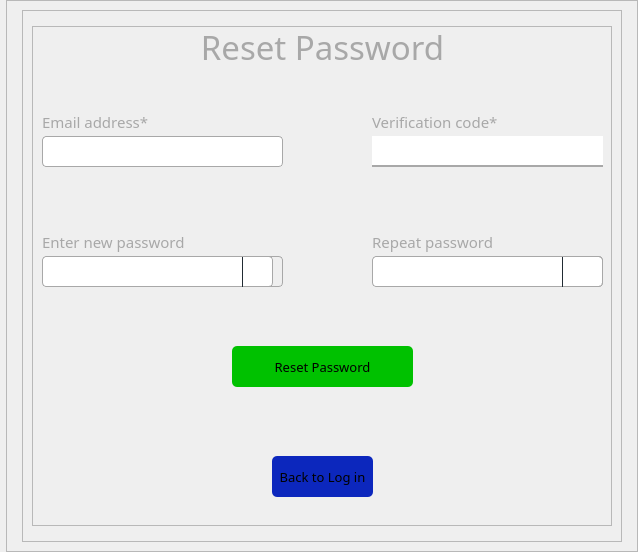
     <widget class="QWidget" name="ResetPassword">
      <layout class="QHBoxLayout" name="horizontalLayout_6">
       <property name="leftMargin">
        <number>0</number>
       </property>
       <property name="topMargin">
        <number>0</number>
       </property>
       <property name="rightMargin">
        <number>0</number>
       </property>
       <property name="bottomMargin">
        <number>0</number>
       </property>
       <item>
        <widget class="QFrame" name="frame_6">
         <property name="maximumSize">
          <size>
           <width>250</width>
           <height>16777215</height>
          </size>
         </property>
         <property name="styleSheet">
          <string notr="true">background-image: url(:/images/images/lock.jpg);</string>
         </property>
         <property name="frameShape">
          <enum>QFrame::StyledPanel</enum>
         </property>
         <property name="frameShadow">
          <enum>QFrame::Raised</enum>
         </property>
        </widget>
       </item>
       <item>
        <widget class="QFrame" name="frame_7">
         <property name="frameShape">
          <enum>QFrame::StyledPanel</enum>
         </property>
         <property name="frameShadow">
          <enum>QFrame::Raised</enum>
         </property>
         <layout class="QHBoxLayout" name="horizontalLayout_12">
          <item>
           <widget class="QFrame" name="frame_33">
            <property name="frameShape">
             <enum>QFrame::StyledPanel</enum>
            </property>
            <property name="frameShadow">
             <enum>QFrame::Raised</enum>
            </property>
           </widget>
          </item>
          <item>
           <widget class="QFrame" name="frame_32">
            <property name="minimumSize">
             <size>
              <width>600</width>
              <height>0</height>
             </size>
            </property>
            <property name="frameShape">
             <enum>QFrame::StyledPanel</enum>
            </property>
            <property name="frameShadow">
             <enum>QFrame::Raised</enum>
            </property>
            <layout class="QVBoxLayout" name="verticalLayout_7">
             <item>
              <widget class="QFrame" name="frame_35">
               <property name="frameShape">
                <enum>QFrame::StyledPanel</enum>
               </property>
               <property name="frameShadow">
                <enum>QFrame::Raised</enum>
               </property>
              </widget>
             </item>
             <item>
              <widget class="QFrame" name="frame_36">
               <property name="minimumSize">
                <size>
                 <width>580</width>
                 <height>500</height>
                </size>
               </property>
               <property name="maximumSize">
                <size>
                 <width>580</width>
                 <height>500</height>
                </size>
               </property>
               <property name="frameShape">
                <enum>QFrame::StyledPanel</enum>
               </property>
               <property name="frameShadow">
                <enum>QFrame::Raised</enum>
               </property>
               <widget class="QLabel" name="label_31">
                <property name="geometry">
                 <rect>
                  <x>340</x>
                  <y>200</y>
                  <width>271</width>
                  <height>31</height>
                 </rect>
                </property>
                <property name="sizeIncrement">
                 <size>
                  <width>0</width>
                  <height>1</height>
                 </size>
                </property>
                <property name="font">
                 <font>
                  <family>Nova Flat</family>
                  <pointsize>11</pointsize>
                 </font>
                </property>
                <property name="styleSheet">
                 <string notr="true">color: rgb(168, 168, 168);

</string>
                </property>
                <property name="text">
                 <string>Repeat password</string>
                </property>
                <property name="alignment">
                 <set>Qt::AlignLeading|Qt::AlignLeft|Qt::AlignVCenter</set>
                </property>
               </widget>
               <widget class="QPushButton" name="pushButton_16">
                <property name="geometry">
                 <rect>
                  <x>240</x>
                  <y>430</y>
                  <width>101</width>
                  <height>41</height>
                 </rect>
                </property>
                <property name="minimumSize">
                 <size>
                  <width>100</width>
                  <height>41</height>
                 </size>
                </property>
                <property name="maximumSize">
                 <size>
                  <width>205</width>
                  <height>41</height>
                 </size>
                </property>
                <property name="font">
                 <font>
                  <family>Nova Flat</family>
                  <pointsize>10</pointsize>
                 </font>
                </property>
                <property name="cursor">
                 <cursorShape>PointingHandCursor</cursorShape>
                </property>
                <property name="styleSheet">
                 <string notr="true">background-color: rgb(12, 39, 189);
border-radius:5px</string>
                </property>
                <property name="text">
                 <string>Back to Log in</string>
                </property>
               </widget>
               <widget class="QPushButton" name="pushButton_13">
                <property name="geometry">
                 <rect>
                  <x>530</x>
                  <y>230</y>
                  <width>41</width>
                  <height>31</height>
                 </rect>
                </property>
                <property name="cursor">
                 <cursorShape>PointingHandCursor</cursorShape>
                </property>
                <property name="styleSheet">
                 <string notr="true">color: rgb(168, 168, 168);
border: 1px solid rgb(168, 168, 168);
border-left: 1px solid rgb(33, 43, 51);
border-radius:4px;
border-top-left-radius: 0px;
border-bottom-left-radius: 0px;


</string>
                </property>
                <property name="text">
                 <string/>
                </property>
                <property name="icon">
                 <iconset resource="resources.qrc">
                  <normaloff>:/icons/icons/icons8-lock-384.png</normaloff>:/icons/icons/icons8-lock-384.png</iconset>
                </property>
                <property name="iconSize">
                 <size>
                  <width>22</width>
                  <height>22</height>
                 </size>
                </property>
               </widget>
               <widget class="QLabel" name="label_28">
                <property name="geometry">
                 <rect>
                  <x>10</x>
                  <y>80</y>
                  <width>271</width>
                  <height>31</height>
                 </rect>
                </property>
                <property name="sizeIncrement">
                 <size>
                  <width>0</width>
                  <height>1</height>
                 </size>
                </property>
                <property name="font">
                 <font>
                  <family>Nova Flat</family>
                  <pointsize>11</pointsize>
                 </font>
                </property>
                <property name="styleSheet">
                 <string notr="true">color: rgb(168, 168, 168);

</string>
                </property>
                <property name="text">
                 <string>Email address*</string>
                </property>
                <property name="alignment">
                 <set>Qt::AlignLeading|Qt::AlignLeft|Qt::AlignVCenter</set>
                </property>
               </widget>
               <widget class="QLabel" name="label_27">
                <property name="geometry">
                 <rect>
                  <x>340</x>
                  <y>80</y>
                  <width>351</width>
                  <height>31</height>
                 </rect>
                </property>
                <property name="sizeIncrement">
                 <size>
                  <width>0</width>
                  <height>1</height>
                 </size>
                </property>
                <property name="font">
                 <font>
                  <family>Nova Flat</family>
                  <pointsize>11</pointsize>
                 </font>
                </property>
                <property name="styleSheet">
                 <string notr="true">color: rgb(168, 168, 168);

</string>
                </property>
                <property name="text">
                 <string>Verification code*</string>
                </property>
                <property name="alignment">
                 <set>Qt::AlignLeading|Qt::AlignLeft|Qt::AlignVCenter</set>
                </property>
               </widget>
               <widget class="QLineEdit" name="lineEdit_13">
                <property name="geometry">
                 <rect>
                  <x>340</x>
                  <y>230</y>
                  <width>231</width>
                  <height>31</height>
                 </rect>
                </property>
                <property name="styleSheet">
                 <string notr="true">color: rgb(168, 168, 168);
border: 1px solid rgb(168, 168, 168);
border-radius:4px;
padding-left:5px

</string>
                </property>
                <property name="text">
                 <string/>
                </property>
                <property name="echoMode">
                 <enum>QLineEdit::Password</enum>
                </property>
               </widget>
               <widget class="QLineEdit" name="lineEdit_12">
                <property name="geometry">
                 <rect>
                  <x>10</x>
                  <y>110</y>
                  <width>241</width>
                  <height>31</height>
                 </rect>
                </property>
                <property name="styleSheet">
                 <string notr="true">color: rgb(168, 168, 168);
border: 1px solid rgb(168, 168, 168);
border-radius:4px;
padding-left:5px

</string>
                </property>
               </widget>
               <widget class="QPushButton" name="pushButton_15">
                <property name="geometry">
                 <rect>
                  <x>200</x>
                  <y>320</y>
                  <width>181</width>
                  <height>41</height>
                 </rect>
                </property>
                <property name="font">
                 <font>
                  <family>Nova Flat</family>
                  <pointsize>10</pointsize>
                 </font>
                </property>
                <property name="cursor">
                 <cursorShape>PointingHandCursor</cursorShape>
                </property>
                <property name="styleSheet">
                 <string notr="true">background-color: rgb(0, 193, 0);

border-radius:5px</string>
                </property>
                <property name="text">
                 <string>Reset Password</string>
                </property>
                <property name="shortcut">
                 <string>Return</string>
                </property>
                <property name="checkable">
                 <bool>false</bool>
                </property>
                <property name="checked">
                 <bool>false</bool>
                </property>
               </widget>
               <widget class="QLineEdit" name="lineEdit_11">
                <property name="geometry">
                 <rect>
                  <x>340</x>
                  <y>110</y>
                  <width>231</width>
                  <height>31</height>
                 </rect>
                </property>
                <property name="styleSheet">
                 <string notr="true">color: rgb(168, 168, 168);
border-bottom: 2px solid rgb(168, 168, 168);
border-radius:0px;
padding-left:5px
</string>
                </property>
               </widget>
               <widget class="QLabel" name="label_32">
                <property name="geometry">
                 <rect>
                  <x>10</x>
                  <y>200</y>
                  <width>271</width>
                  <height>31</height>
                 </rect>
                </property>
                <property name="sizeIncrement">
                 <size>
                  <width>0</width>
                  <height>1</height>
                 </size>
                </property>
                <property name="font">
                 <font>
                  <family>Nova Flat</family>
                  <pointsize>11</pointsize>
                 </font>
                </property>
                <property name="styleSheet">
                 <string notr="true">color: rgb(168, 168, 168);

</string>
                </property>
                <property name="text">
                 <string>Enter new password</string>
                </property>
                <property name="alignment">
                 <set>Qt::AlignLeading|Qt::AlignLeft|Qt::AlignVCenter</set>
                </property>
               </widget>
               <widget class="QLabel" name="label_29">
                <property name="geometry">
                 <rect>
                  <x>-10</x>
                  <y>-10</y>
                  <width>601</width>
                  <height>61</height>
                 </rect>
                </property>
                <property name="minimumSize">
                 <size>
                  <width>351</width>
                  <height>51</height>
                 </size>
                </property>
                <property name="sizeIncrement">
                 <size>
                  <width>0</width>
                  <height>1</height>
                 </size>
                </property>
                <property name="font">
                 <font>
                  <family>Nova Flat</family>
                  <pointsize>25</pointsize>
                 </font>
                </property>
                <property name="styleSheet">
                 <string notr="true">color: rgb(168, 168, 168);</string>
                </property>
                <property name="text">
                 <string>Reset Password</string>
                </property>
                <property name="alignment">
                 <set>Qt::AlignCenter</set>
                </property>
               </widget>
               <widget class="QLineEdit" name="lineEdit_14">
                <property name="geometry">
                 <rect>
                  <x>10</x>
                  <y>230</y>
                  <width>231</width>
                  <height>31</height>
                 </rect>
                </property>
                <property name="styleSheet">
                 <string notr="true">color: rgb(168, 168, 168);
border: 1px solid rgb(168, 168, 168);
border-radius:4px;
padding-left:5px
</string>
                </property>
                <property name="text">
                 <string/>
                </property>
                <property name="echoMode">
                 <enum>QLineEdit::Password</enum>
                </property>
               </widget>
               <widget class="QPushButton" name="pushButton_14">
                <property name="geometry">
                 <rect>
                  <x>210</x>
                  <y>230</y>
                  <width>41</width>
                  <height>31</height>
                 </rect>
                </property>
                <property name="cursor">
                 <cursorShape>PointingHandCursor</cursorShape>
                </property>
                <property name="styleSheet">
                 <string notr="true">color: rgb(168, 168, 168);
border: 1px solid rgb(168, 168, 168);
border-left: 1px solid rgb(33, 43, 51);
border-radius:4px;
border-top-left-radius: 0px;
border-bottom-left-radius: 0px;


</string>
                </property>
                <property name="text">
                 <string/>
                </property>
                <property name="icon">
                 <iconset resource="resources.qrc">
                  <normaloff>:/icons/icons/icons8-lock-384.png</normaloff>:/icons/icons/icons8-lock-384.png</iconset>
                </property>
                <property name="iconSize">
                 <size>
                  <width>22</width>
                  <height>22</height>
                 </size>
                </property>
               </widget>
               <widget class="QLabel" name="label_35">
                <property name="geometry">
                 <rect>
                  <x>10</x>
                  <y>140</y>
                  <width>251</width>
                  <height>21</height>
                 </rect>
                </property>
                <property name="sizeIncrement">
                 <size>
                  <width>0</width>
                  <height>1</height>
                 </size>
                </property>
                <property name="font">
                 <font>
                  <family>Nova Flat</family>
                  <pointsize>10</pointsize>
                  <italic>true</italic>
                 </font>
                </property>
                <property name="styleSheet">
                 <string notr="true">color:rgb(255, 0, 0)

</string>
                </property>
                <property name="text">
                 <string/>
                </property>
                <property name="alignment">
                 <set>Qt::AlignLeading|Qt::AlignLeft|Qt::AlignVCenter</set>
                </property>
               </widget>
               <widget class="QLabel" name="label_36">
                <property name="geometry">
                 <rect>
                  <x>10</x>
                  <y>260</y>
                  <width>301</width>
                  <height>16</height>
                 </rect>
                </property>
                <property name="sizeIncrement">
                 <size>
                  <width>0</width>
                  <height>1</height>
                 </size>
                </property>
                <property name="font">
                 <font>
                  <pointsize>9</pointsize>
                  <weight>50</weight>
                  <italic>true</italic>
                  <bold>false</bold>
                  <kerning>true</kerning>
                 </font>
                </property>
                <property name="styleSheet">
                 <string notr="true">color: rgb(255, 0, 4);
</string>
                </property>
                <property name="text">
                 <string/>
                </property>
                <property name="alignment">
                 <set>Qt::AlignLeading|Qt::AlignLeft|Qt::AlignVCenter</set>
                </property>
               </widget>
               <widget class="QLabel" name="label_37">
                <property name="geometry">
                 <rect>
                  <x>340</x>
                  <y>260</y>
                  <width>231</width>
                  <height>16</height>
                 </rect>
                </property>
                <property name="sizeIncrement">
                 <size>
                  <width>0</width>
                  <height>1</height>
                 </size>
                </property>
                <property name="font">
                 <font>
                  <pointsize>9</pointsize>
                  <weight>50</weight>
                  <italic>true</italic>
                  <bold>false</bold>
                  <kerning>true</kerning>
                 </font>
                </property>
                <property name="styleSheet">
                 <string notr="true">color: rgb(255, 0, 4);
</string>
                </property>
                <property name="text">
                 <string/>
                </property>
                <property name="alignment">
                 <set>Qt::AlignLeading|Qt::AlignLeft|Qt::AlignVCenter</set>
                </property>
               </widget>
               <zorder>label_31</zorder>
               <zorder>pushButton_16</zorder>
               <zorder>label_28</zorder>
               <zorder>label_27</zorder>
               <zorder>pushButton_15</zorder>
               <zorder>lineEdit_11</zorder>
               <zorder>label_32</zorder>
               <zorder>label_29</zorder>
               <zorder>label_35</zorder>
               <zorder>lineEdit_12</zorder>
               <zorder>label_36</zorder>
               <zorder>lineEdit_14</zorder>
               <zorder>pushButton_14</zorder>
               <zorder>label_37</zorder>
               <zorder>lineEdit_13</zorder>
               <zorder>pushButton_13</zorder>
              </widget>
             </item>
             <item>
              <widget class="QFrame" name="frame_37">
               <property name="frameShape">
                <enum>QFrame::StyledPanel</enum>
               </property>
               <property name="frameShadow">
                <enum>QFrame::Raised</enum>
               </property>
              </widget>
             </item>
            </layout>
           </widget>
          </item>
          <item>
           <widget class="QFrame" name="frame_34">
            <property name="frameShape">
             <enum>QFrame::StyledPanel</enum>
            </property>
            <property name="frameShadow">
             <enum>QFrame::Raised</enum>
            </property>
           </widget>
          </item>
         </layout>
        </widget>
       </item>
      </layout>
     </widget>
